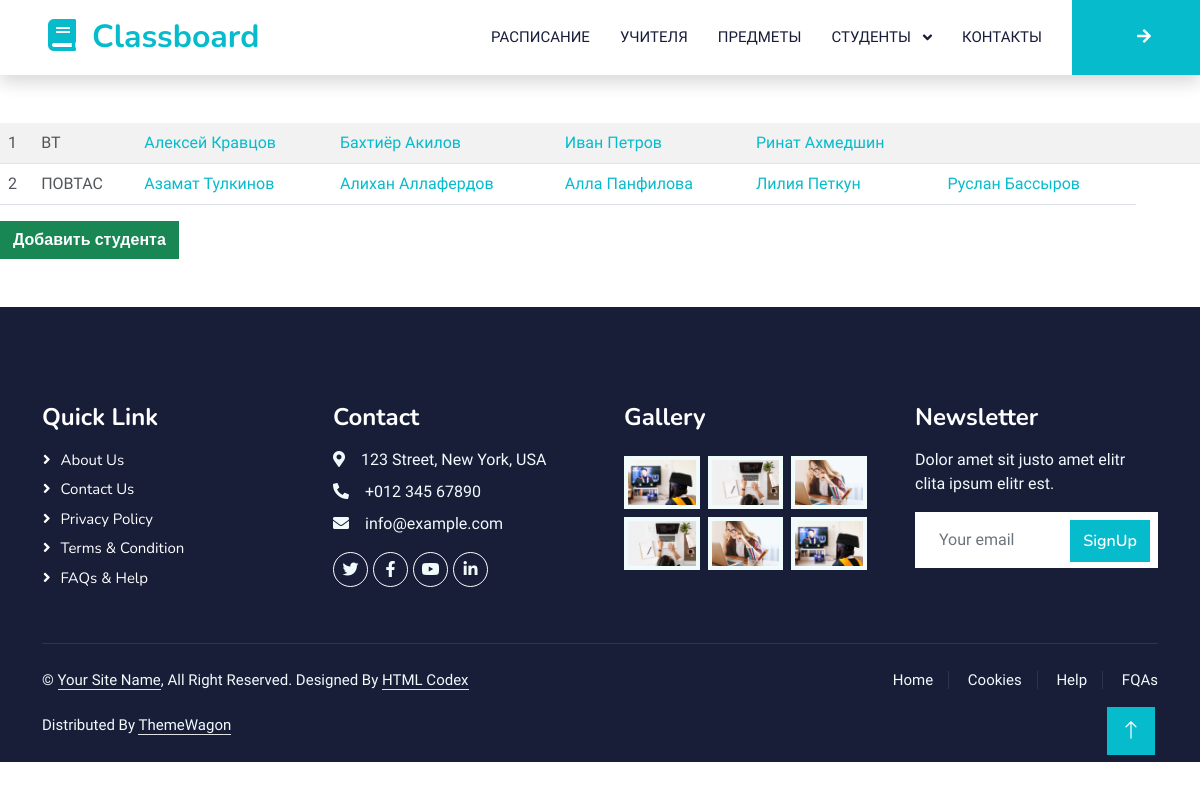
The page /students/ on the database its author committed.
### students/models.py (models this page shows)
class Group(models.Model):
    name = models.CharField(
        verbose_name="Группа", max_length=100, blank=True, null=True
    )
    class Meta:
        verbose_name = "Группа"
        verbose_name_plural = "Группы"
        ordering = ["name"]
    def __str__(self) -> str:
        return f"{self.name}"

class Student(PersonAbstract):
    group = models.ForeignKey(
        verbose_name="Группа",
        to="Group",
        on_delete=models.CASCADE,
        related_name="student_group",
    )
    on_subject = models.ManyToManyField(
        verbose_name="Предмет", to="subjects.Subject", related_name="student_subject"
    )
    class Meta:
        verbose_name = "Студент"
        verbose_name_plural = "Студенты"
        ordering = ["first_name", "last_name"]

### students/views.py (the view)
# urls.py: path("", StudentListView.as_view(), name="students_view"),
class StudentListView(ListView):
    model = Student
    template_name = "students_all.html"
    context_object_name = "students"
    def get_queryset(self):
        ic(self)
        qs = {
            "students": Student.objects.select_related("group").all(),
            "groups": Group.objects.all(),
        }
        return qs
    def get_context_data(self, **kwargs):
        context = super().get_context_data(**kwargs)
        context["students"] = self.get_queryset()["students"]
        context["groups"] = self.get_queryset()["groups"]
        max_cols = 0
        for group_item in context["groups"]:
            students_len = len(context["students"].filter(Q(group=group_item.pk)))
            if max_cols < students_len:
                max_cols = students_len
        context["max_cols"] = max_cols
        return context

### students/templates/students_all.html (shortened to what this page needs)
{% extends 'layout/base.html' %}
{% load custom_template_tags %}
{% block content %}
<table class="table table-striped container-fluid mt-5">
  {% for group in groups %}
  <tr>
    <td>{{ forloop.counter }}</td>
    <td>{{ group }}</td>
    {% for student in group.student_group.all %}
        <td>
            <a href="{% url 'students_view' student.pk %}">
                {{ student.first_name }} {{ student.last_name }}
            </a>
        </td>
    {% endfor %}
    {% for student in group.student_group.all %}
        {% if max_cols > group.student_group.all|length %}
            <td></td>
        {% endif %}
    {% endfor %}
  </tr>
  {% endfor %}
</table>
<div class="row">
    <div class="col-12">
        <a class="btn btn-success" href="{% url 'student_add' %}">Добавить студента</a>
    </div>
</div>
{% endblock content %}

### static/css/style.css (style rules this page uses)
:root { --primary: #06BBCC; --light: #F0FBFC; --dark: #181d38; }
.btn { font-family: 'Nunito', sans-serif; font-weight: 600; transition: .5s; }

### rows shown on the page
Group: name "ВТ"
Student: first_name "Алексей", last_name "Кравцов"
Student: first_name "Бахтиёр", last_name "Акилов"
Student: first_name "Иван", last_name "Петров"
Student: first_name "Ринат", last_name "Ахмедшин"
Group: name "ПОВТАС"
Student: first_name "Азамат", last_name "Тулкинов"
Student: first_name "Алихан", last_name "Аллафердов"
Student: first_name "Алла", last_name "Панфилова"
Student: first_name "Лилия", last_name "Петкун"
Student: first_name "Руслан", last_name "Бассыров"
